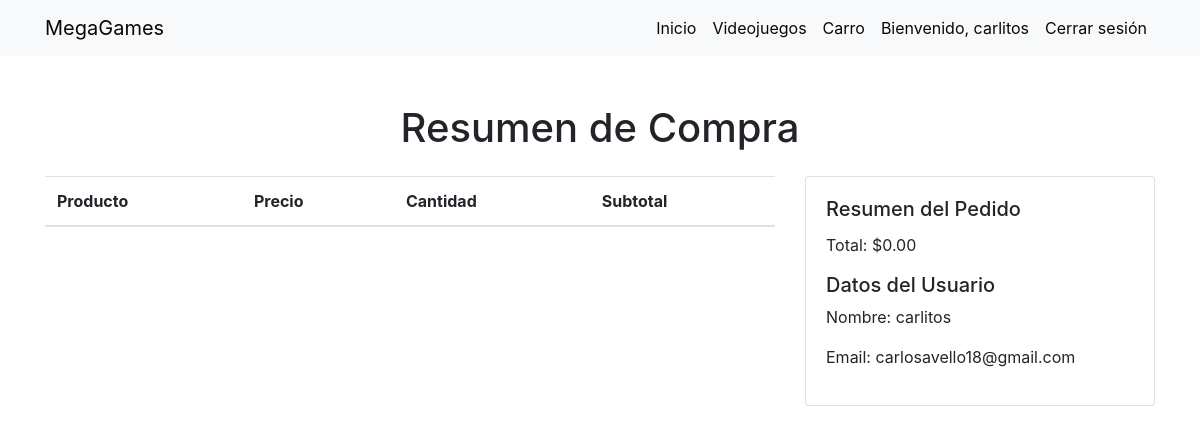
/checkout/ (signed in), run on an earlier commit of the app's database.
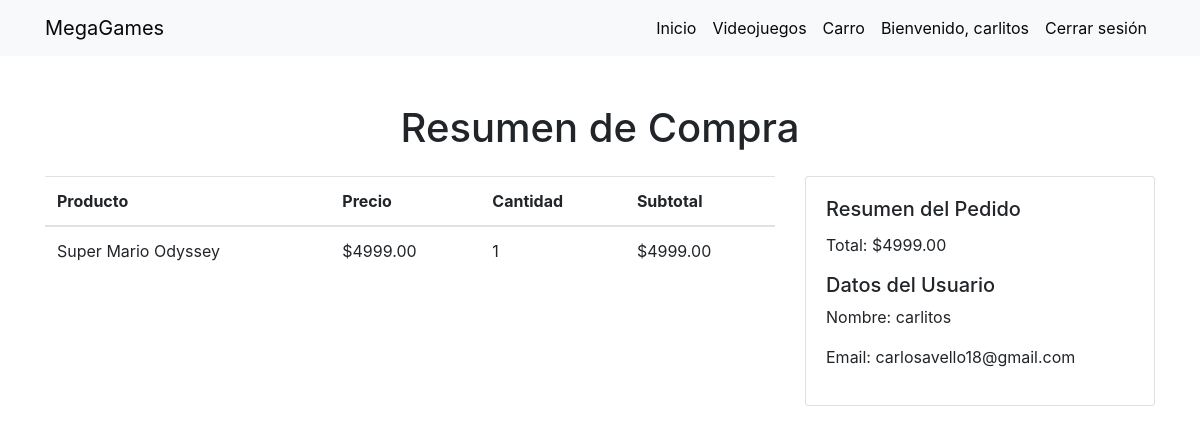
And on a later commit of the database.
### myapp/models.py (models this page shows, shortened)
class CarritoItem(models.Model):
    usuario = models.ForeignKey(User, on_delete=models.CASCADE)
    videojuego = models.ForeignKey(Videojuego, on_delete=models.CASCADE)
    cantidad = models.PositiveIntegerField(default=1)
    class Meta:
        unique_together = ('usuario', 'videojuego')

class Videojuego(models.Model):
    nombre = models.CharField(max_length=200)
    slug = models.SlugField(unique=True, blank=True)
    descripcion = models.TextField()
    precio = models.DecimalField(max_digits=10, decimal_places=2)
    stock = models.IntegerField(null=True, blank=True)
    foto = models.ImageField(upload_to='myapp/static/img/', null=True, blank=True)

### myapp/views.py (the view)
# urls.py: path('checkout/', views.resumen_compra, name='resumen_compra'),
@login_required
def resumen_compra(request):
    items = CarritoItem.objects.filter(usuario=request.user)
    total = sum(item.videojuego.precio * item.cantidad for item in items)
    return render(request, 'resumen_compra.html', {
        'items': items,
        'total': total,
        'user': request.user
    })

### myapp/templates/resumen_compra.html (shortened to what this page needs)
{% load static %}
<!DOCTYPE html>
<html lang="en">
<head>
  <link rel="stylesheet" href="{% static 'css/style.css' %}">
  <link rel="stylesheet" href="https://cdnjs.cloudflare.com/ajax/libs/font-awesome/5.15.3/css/all.min.css">
  <link rel="stylesheet" href="https://maxcdn.bootstrapcdn.com/bootstrap/4.0.0/css/bootstrap.min.css">
</head>
<body>
  <nav class="navbar navbar-expand-lg navbar-light bg-light">
    <div class="container">
      <a class="navbar-brand" href="#">MegaGames</a>
      <div class="collapse navbar-collapse" id="navbarNav">
        <ul class="navbar-nav ml-auto">
          <li class="nav-item">
            <a class="nav-link" href="{% url 'index' %}">Inicio</a>
          </li>
          <li class="nav-item">
            <a class="nav-link" href="{% url 'productos' %}">Videojuegos</a>
          </li>
          <li class="nav-item">
            <a class="nav-link" href="{% url 'carro' %}">
               Carro
            </a>
          </li>
          {% if user.is_authenticated %}
            <li class="nav-item">
              <span class="nav-link">Bienvenido, {{ user.username }}</span>
            </li>
            <li class="nav-item">
              <a class="nav-link" href="{% url 'logout' %}"> Cerrar sesión</a>
            </li>
          {% endif %}
        </ul>
      </div>
    </div>
  </nav>
  <div class="container my-5">
    <h1 class="text-center mb-4">Resumen de Compra</h1>
    <div class="row">
      <div class="col-md-8">
        <table class="table">
          <thead>
            <tr>
              <th>Producto</th>
              <th>Precio</th>
              <th>Cantidad</th>
              <th>Subtotal</th>
            </tr>
          </thead>
          <tbody>
            {% for item in items %}
            <tr>
              <td>{{ item.videojuego.nombre }}</td>
              <td>${{ item.videojuego.precio }}</td>
              <td>{{ item.cantidad }}</td>
              <td>${{ item.videojuego.precio|floatformat:2 }}</td>
            </tr>
            {% endfor %}
          </tbody>
        </table>
      </div>
      <div class="col-md-4">
        <div class="card">
          <div class="card-body">
            <h5 class="card-title">Resumen del Pedido</h5>
            <p class="card-text">Total: <span>${{ total|floatformat:2 }}</span></p>
            <h5>Datos del Usuario</h5>
            <p>Nombre: {{ user.username }}</p>
            <p>Email: {{ user.email }}</p>
          </div>
        </div>
      </div>
    </div>
  </div>
</body>
</html>

### myapp/static/css/style.css (style rules this page uses)
body { display: flex; flex-direction: column; min-height: 100vh; background-image: url(../img/fondo.jpg); }
.navbar.navbar-light .navbar-brand, .navbar.navbar-light .navbar-nav .nav-link { color: rgb(8, 8, 8); }

What changed in the data, as far as the page shows it:
added CarritoItem: videojuego.nombre "Super Mario Odyssey", videojuego.precio "4999.00", cantidad "1"
Also different on the page:
{{ total|floatformat:2 }}: "0.00" → "4999.00"
